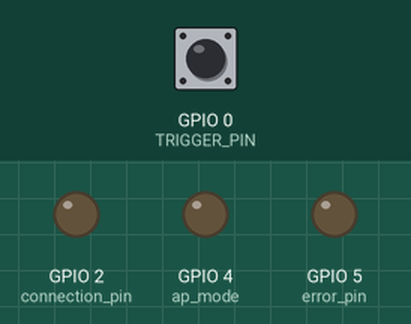
This sketch was run on a simulated ESP8266 (NodeMCU). On the bench: output pins drawn as LEDs (lit = HIGH). The inputs (shaded band) are chosen by the test bench; at power-on: GPIO 0 (TRIGGER_PIN) HIGH. WiFi joins after 1.5 s; servers stay silent unless stated; what the sketch prints to the serial monitor is not drawn.

Above: at 0.4 s.
At 1.21 s:
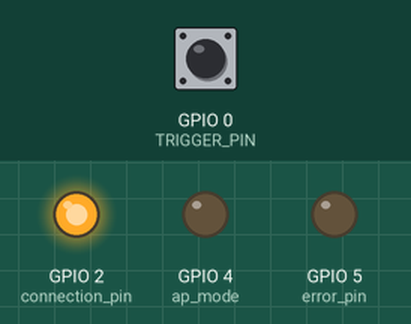
1.3 s: GPIO 0 (TRIGGER_PIN) pulled LOW for 0.25 s
At 1.8 s:
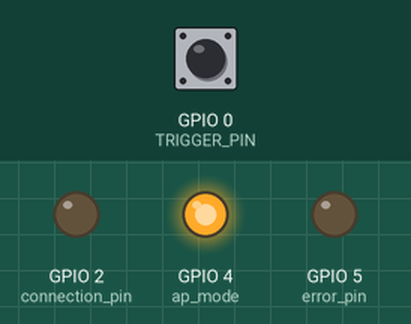
4.4 s: GPIO 0 (TRIGGER_PIN) pulled LOW for 1 s
Timing chart, 0 to 7.4 s (numbered marks = the images above; inputs shaded):
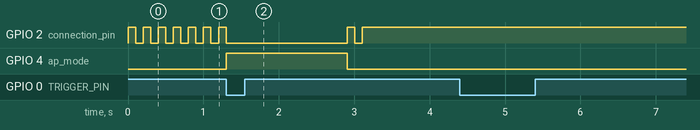

The sketch:

node_mcu_code.ino
```cpp
#include <ESP8266WiFi.h>

//Firebase Arduino library to upload data to realtime database
#include <FirebaseArduino.h>

//NTP Client library to fetch current time from NTP client
#include <NTPClient.h>
#include <WiFiUdp.h>

//Wifi manager library to change SSID and Password during runtime
#include <WiFiManager.h>

//Firebase related parameters
#define FIREBASE_HOST "nodemcu-test-28d25-default-rtdb.firebaseio.com" //database url
#define FIREBASE_AUTH "wNxFVddy0N0wOlW6KA6r3Oiah6H2F4emohrrCAmd" // project secret key

//Time related parameters
const long utcOffsetInSeconds = 19800;
WiFiUDP ntpUDP;
NTPClient timeClient(ntpUDP, "pool.ntp.org", utcOffsetInSeconds);

//Strings used to create path name
String stringOne, documentName;

// pins for indicator LEDs and button
#define TRIGGER_PIN 0
int connection_pin = 2;
int ap_mode = 4;
int error_pin = 5;

int timeout = 600;
bool isAPOn = false;

void setup() {
  //Setting the pins
  pinMode(connection_pin , OUTPUT);
  pinMode(ap_mode , OUTPUT);
  pinMode(error_pin , OUTPUT);
  pinMode(TRIGGER_PIN, INPUT_PULLUP);
  attachInterrupt(digitalPinToInterrupt(TRIGGER_PIN) , setAPmode , FALLING);

  // Open serial communications and wait for port to open:
  Serial.begin(115200);
  while (!Serial) {
    ; // wait for serial port to connect. Needed for native USB port only
  }

  //Setup station mode
  WiFi.mode(WIFI_STA);

  //Connecting
  while (WiFi.status() != WL_CONNECTED) {
    //Check if user presses button, then turn on AP mode
    if (digitalRead(TRIGGER_PIN)  == 0) {
      changePass();
    }

    Serial.print(".");
    digitalWrite(connection_pin , HIGH);
    delay(100);
    digitalWrite(connection_pin , LOW);
    delay(100);
  }

  //On connection established
  digitalWrite(connection_pin , HIGH);
  Serial.println("Connected");

  //Setup firebase object
  Firebase.begin(FIREBASE_HOST , FIREBASE_AUTH);

  // Create string for path
  stringOne = String("ID1/");
  documentName = String();

  // Starting the time client
  timeClient.begin();

}

void loop() {
  //Check if user presses button, then turn on AP mode
  if (isAPOn) {
    changePass();
  }

  // listen for serial data regularly and upload the data to firebase when available
  if (Serial.available()) {
    //Read incoming string
    String str = Serial.readString();
    Serial.println(str);

    //Updating time client in every loop
    timeClient.update();

    //create the document path
    documentName = stringOne + timeClient.getEpochTime();
    Serial.println(documentName);
    Serial.println("Uploading");
    //Upload the recieved string
    Firebase.setString(documentName, str);

    Serial.println(Firebase.success());

    // handle error
    if (Firebase.failed()) {
      digitalWrite(error_pin , HIGH);
      Serial.print("setting /message failed:");
      Serial.println(Firebase.error());
      return;
    }
    Serial.println("Uploaded");
    digitalWrite(error_pin , LOW);
  }
}

void changePass() {
  //Indicate AP mode is on
  digitalWrite(ap_mode , HIGH);

  //WiFiManager Object initialized
  WiFiManager wm;

  // set configportal timeout
  wm.setConfigPortalTimeout(timeout);

  if (!wm.startConfigPortal("On_Demand_AP")) {
    Serial.println("failed to connect and hit timeout");
    digitalWrite(error_pin , HIGH);
    delay(3000);
    digitalWrite(error_pin , LOW);
    //reset and try again, or maybe put it to deep sleep
    ESP.restart();
  }

  //On Connected to new WiFi network
  Serial.println("connected...yeey :)");
  isAPOn = false;
  digitalWrite(ap_mode , LOW);
}

void setAPmode() {
  digitalWrite(ap_mode , HIGH);
  isAPOn = true;
}
```

Measured:
- after the input at 1.3 s, GPIO 4 (ap_mode): LOW → HIGH at once, → LOW 1.6 s later
